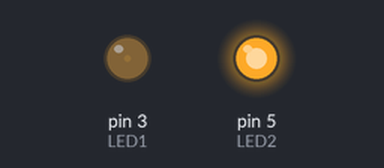
The sketch below on a simulated Arduino Uno, built with avr-gcc and run on an emulated ATmega328P. Shown: output pins drawn as LEDs (lit = HIGH).

Above: at 0.05 s.
At 1.15 s:
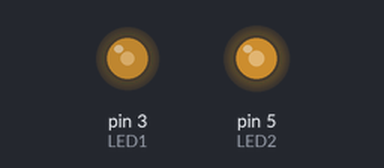
At 2.3 s:
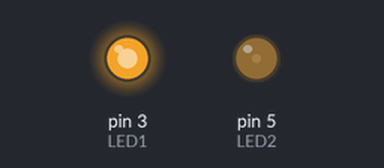
At 4.6 s:
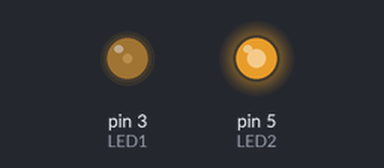
Timing chart, 0 to 6.7 s (numbered marks = the images above):
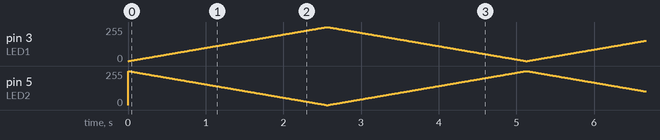

The sketch:

sketch_may20a.ino
```cpp
const int LED1=3,LED2=5;
void setup() {
  // put your setup code here, to run once:
pinMode (LED1, OUTPUT);
pinMode (LED2, OUTPUT);
}
void loop() {
  // put your main code here, to run repeatedly:
for (int brightness=0; brightness<=255; brightness++)
{
  analogWrite (LED1, brightness);
  analogWrite(LED2, 255-brightness);
  delay(10);
}
for (int brightness=255; brightness>=0; brightness--)
{
  analogWrite(LED1, brightness);
  analogWrite(LED2, 255-brightness);
  delay(10);
}
}
```
